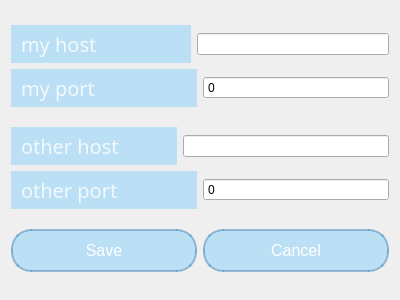
<?xml version="1.0" encoding="UTF-8"?>
<ui version="4.0">
 <class>OptionsWindow</class>
 <widget class="QDialog" name="OptionsWindow">
  <property name="geometry">
   <rect>
    <x>0</x>
    <y>0</y>
    <width>400</width>
    <height>300</height>
   </rect>
  </property>
  <property name="windowTitle">
   <string>Dialog</string>
  </property>
  <layout class="QVBoxLayout" name="verticalLayout_3">
   <item>
    <layout class="QVBoxLayout" name="verticalLayout">
     <item>
      <layout class="QHBoxLayout" name="horizontalLayout" stretch="0,0">
       <item>
        <widget class="QLabel" name="label">
         <property name="enabled">
          <bool>true</bool>
         </property>
         <property name="font">
          <font>
           <family>Tempus Sans ITC</family>
           <pointsize>-1</pointsize>
           <hintingpreference>PreferDefaultHinting</hintingpreference>
          </font>
         </property>
         <property name="autoFillBackground">
          <bool>false</bool>
         </property>
         <property name="styleSheet">
          <string notr="true">QLabel {
    color: rgba(255, 255, 255, 0.8);
    font-size: 20px;
  
    text-transform: uppercase;
    background: rgba(135, 206, 250, 0.5);
    padding: 5px;
}</string>
         </property>
         <property name="text">
          <string>my host                </string>
         </property>
         <property name="textFormat">
          <enum>Qt::AutoText</enum>
         </property>
        </widget>
       </item>
       <item>
        <widget class="QLineEdit" name="lineEditForMyHost"/>
       </item>
      </layout>
     </item>
     <item>
      <layout class="QHBoxLayout" name="horizontalLayout_2">
       <item>
        <widget class="QLabel" name="label_2">
         <property name="font">
          <font>
           <family>Tempus Sans ITC</family>
           <pointsize>-1</pointsize>
           <bold>false</bold>
          </font>
         </property>
         <property name="styleSheet">
          <string notr="true">QLabel {
    color: rgba(255, 255, 255, 0.8);
    font-size: 20px;
    text-transform: uppercase;
    background: rgba(135, 206, 250, 0.5);
    padding: 5px; 
}</string>
         </property>
         <property name="text">
          <string>my port</string>
         </property>
        </widget>
       </item>
       <item>
        <widget class="QSpinBox" name="spinBoxForMyPort">
         <property name="buttonSymbols">
          <enum>QAbstractSpinBox::NoButtons</enum>
         </property>
         <property name="maximum">
          <number>10000</number>
         </property>
        </widget>
       </item>
      </layout>
     </item>
    </layout>
   </item>
   <item>
    <layout class="QVBoxLayout" name="verticalLayout_2">
     <item>
      <layout class="QHBoxLayout" name="horizontalLayout_3" stretch="0,0">
       <item>
        <widget class="QLabel" name="label_3">
         <property name="enabled">
          <bool>true</bool>
         </property>
         <property name="font">
          <font>
           <family>Tempus Sans ITC</family>
           <pointsize>-1</pointsize>
           <bold>false</bold>
           <hintingpreference>PreferDefaultHinting</hintingpreference>
          </font>
         </property>
         <property name="autoFillBackground">
          <bool>false</bool>
         </property>
         <property name="styleSheet">
          <string notr="true">QLabel {
    color: rgba(255, 255, 255, 0.8);
    font-size: 20px;

    text-transform: uppercase;
    background: rgba(135, 206, 250, 0.5);
    padding: 5px; 
}</string>
         </property>
         <property name="text">
          <string>other host         </string>
         </property>
         <property name="textFormat">
          <enum>Qt::AutoText</enum>
         </property>
        </widget>
       </item>
       <item>
        <widget class="QLineEdit" name="lineEditForOtherHost"/>
       </item>
      </layout>
     </item>
     <item>
      <layout class="QHBoxLayout" name="horizontalLayout_4">
       <item>
        <widget class="QLabel" name="label_4">
         <property name="font">
          <font>
           <family>Tempus Sans ITC</family>
           <pointsize>-1</pointsize>
           <bold>false</bold>
          </font>
         </property>
         <property name="styleSheet">
          <string notr="true">QLabel {
    color: rgba(255, 255, 255, 0.8);
    font-size: 20px;
   
    text-transform: uppercase;
    background: rgba(135, 206, 250, 0.5); 
    padding: 5px; 
}</string>
         </property>
         <property name="text">
          <string>other port</string>
         </property>
        </widget>
       </item>
       <item>
        <widget class="QSpinBox" name="spinBoxForOtherPort">
         <property name="buttonSymbols">
          <enum>QAbstractSpinBox::NoButtons</enum>
         </property>
         <property name="maximum">
          <number>10000</number>
         </property>
        </widget>
       </item>
      </layout>
     </item>
    </layout>
   </item>
   <item>
    <layout class="QHBoxLayout" name="horizontalLayout_5">
     <item>
      <widget class="QPushButton" name="saveBotton">
       <property name="styleSheet">
        <string notr="true">QPushButton {
    border-radius: 20px;
    background-color: rgba(135, 206, 250, 0.5); 
    padding: 10px 20px;
    color: #FFFFFF;
    font-size: 16px;
    border: 2px solid rgba(70, 130, 180, 0.5);
    transition: background-color 0.3s;
}

QPushButton:hover {
    background-color: rgba(135, 206, 250, 0.7); 
}

QPushButton:pressed {
    background-color: rgba(70, 130, 180, 0.7); 
    border: 2px solid rgba(70, 130, 180, 0.7);
}
</string>
       </property>
       <property name="text">
        <string>Save</string>
       </property>
      </widget>
     </item>
     <item>
      <widget class="QPushButton" name="cancelBotton">
       <property name="styleSheet">
        <string notr="true">QPushButton {
    border-radius: 20px;
    background-color: rgba(135, 206, 250, 0.5); 
    padding: 10px 20px;
    color: #FFFFFF;
    font-size: 16px;
    border: 2px solid rgba(70, 130, 180, 0.5);
    transition: background-color 0.3s;
}

QPushButton:hover {
    background-color: rgba(135, 206, 250, 0.7); 
}

QPushButton:pressed {
    background-color: rgba(70, 130, 180, 0.7); 
    border: 2px solid rgba(70, 130, 180, 0.7);
}
</string>
       </property>
       <property name="text">
        <string>Cancel</string>
       </property>
      </widget>
     </item>
    </layout>
   </item>
  </layout>
 </widget>
 <resources/>
 <connections/>
</ui>
